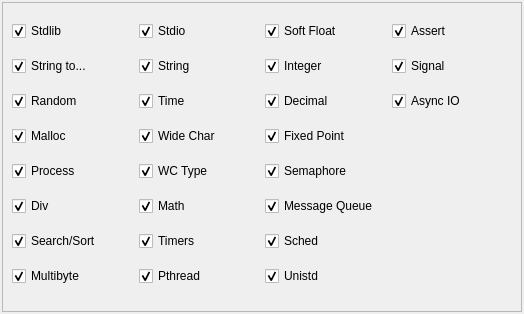
<?xml version="1.0" encoding="UTF-8"?>
<ui version="4.0">
 <class>KernelBuilderFeatures</class>
 <widget class="QWidget" name="KernelBuilderFeatures">
  <property name="geometry">
   <rect>
    <x>0</x>
    <y>0</y>
    <width>524</width>
    <height>314</height>
   </rect>
  </property>
  <property name="sizePolicy">
   <sizepolicy hsizetype="Preferred" vsizetype="Preferred">
    <horstretch>0</horstretch>
    <verstretch>0</verstretch>
   </sizepolicy>
  </property>
  <property name="minimumSize">
   <size>
    <width>0</width>
    <height>0</height>
   </size>
  </property>
  <property name="windowTitle">
   <string>Kernel Features</string>
  </property>
  <layout class="QGridLayout" name="gridLayout_2">
   <property name="margin">
    <number>2</number>
   </property>
   <item row="0" column="0">
    <widget class="QScrollArea" name="scrollArea">
     <property name="widgetResizable">
      <bool>true</bool>
     </property>
     <widget class="QWidget" name="scrollAreaWidgetContents">
      <property name="geometry">
       <rect>
        <x>0</x>
        <y>0</y>
        <width>518</width>
        <height>308</height>
       </rect>
      </property>
      <layout class="QGridLayout" name="gridLayout">
       <item row="0" column="0">
        <widget class="QCheckBox" name="standardCStdlib">
         <property name="text">
          <string>Stdlib</string>
         </property>
         <property name="checked">
          <bool>true</bool>
         </property>
        </widget>
       </item>
       <item row="0" column="1">
        <widget class="QCheckBox" name="standardCStdio">
         <property name="text">
          <string>Stdio</string>
         </property>
         <property name="checked">
          <bool>true</bool>
         </property>
        </widget>
       </item>
       <item row="0" column="2">
        <widget class="QCheckBox" name="softFloat">
         <property name="text">
          <string>Soft Float</string>
         </property>
         <property name="checked">
          <bool>true</bool>
         </property>
        </widget>
       </item>
       <item row="1" column="0">
        <widget class="QCheckBox" name="standardCStringTo">
         <property name="text">
          <string>String to...</string>
         </property>
         <property name="checked">
          <bool>true</bool>
         </property>
        </widget>
       </item>
       <item row="1" column="1">
        <widget class="QCheckBox" name="standardCString">
         <property name="text">
          <string>String</string>
         </property>
         <property name="checked">
          <bool>true</bool>
         </property>
        </widget>
       </item>
       <item row="1" column="2">
        <widget class="QCheckBox" name="integers">
         <property name="text">
          <string>Integer</string>
         </property>
         <property name="checked">
          <bool>true</bool>
         </property>
        </widget>
       </item>
       <item row="2" column="0">
        <widget class="QCheckBox" name="standardCRandom">
         <property name="text">
          <string>Random</string>
         </property>
         <property name="checked">
          <bool>true</bool>
         </property>
        </widget>
       </item>
       <item row="2" column="1">
        <widget class="QCheckBox" name="standardCTime">
         <property name="text">
          <string>Time</string>
         </property>
         <property name="checked">
          <bool>true</bool>
         </property>
        </widget>
       </item>
       <item row="2" column="2">
        <widget class="QCheckBox" name="decimal">
         <property name="text">
          <string>Decimal</string>
         </property>
         <property name="checked">
          <bool>true</bool>
         </property>
        </widget>
       </item>
       <item row="3" column="0">
        <widget class="QCheckBox" name="standardCMalloc">
         <property name="text">
          <string>Malloc</string>
         </property>
         <property name="checked">
          <bool>true</bool>
         </property>
        </widget>
       </item>
       <item row="3" column="1">
        <widget class="QCheckBox" name="standardCWideChar">
         <property name="text">
          <string>Wide Char</string>
         </property>
         <property name="checked">
          <bool>true</bool>
         </property>
        </widget>
       </item>
       <item row="3" column="2">
        <widget class="QCheckBox" name="fixedPoint">
         <property name="text">
          <string>Fixed Point</string>
         </property>
         <property name="checked">
          <bool>true</bool>
         </property>
        </widget>
       </item>
       <item row="4" column="0">
        <widget class="QCheckBox" name="standardCProcess">
         <property name="text">
          <string>Process</string>
         </property>
         <property name="checked">
          <bool>true</bool>
         </property>
        </widget>
       </item>
       <item row="4" column="1">
        <widget class="QCheckBox" name="standardCWCType">
         <property name="text">
          <string>WC Type</string>
         </property>
         <property name="checked">
          <bool>true</bool>
         </property>
        </widget>
       </item>
       <item row="5" column="0">
        <widget class="QCheckBox" name="standardCDiv">
         <property name="text">
          <string>Div</string>
         </property>
         <property name="checked">
          <bool>true</bool>
         </property>
        </widget>
       </item>
       <item row="5" column="1">
        <widget class="QCheckBox" name="standardCMath">
         <property name="text">
          <string>Math</string>
         </property>
         <property name="checked">
          <bool>true</bool>
         </property>
        </widget>
       </item>
       <item row="6" column="0">
        <widget class="QCheckBox" name="standardCSearch">
         <property name="text">
          <string>Search/Sort</string>
         </property>
         <property name="checked">
          <bool>true</bool>
         </property>
        </widget>
       </item>
       <item row="6" column="1">
        <widget class="QCheckBox" name="posixTimers">
         <property name="text">
          <string>Timers</string>
         </property>
         <property name="checked">
          <bool>true</bool>
         </property>
        </widget>
       </item>
       <item row="7" column="0">
        <widget class="QCheckBox" name="standardCMultibyte">
         <property name="text">
          <string>Multibyte</string>
         </property>
         <property name="checked">
          <bool>true</bool>
         </property>
        </widget>
       </item>
       <item row="7" column="1">
        <widget class="QCheckBox" name="posixPthread">
         <property name="text">
          <string>Pthread</string>
         </property>
         <property name="checked">
          <bool>true</bool>
         </property>
        </widget>
       </item>
       <item row="4" column="2">
        <widget class="QCheckBox" name="posixSemaphore">
         <property name="text">
          <string>Semaphore</string>
         </property>
         <property name="checked">
          <bool>true</bool>
         </property>
        </widget>
       </item>
       <item row="5" column="2">
        <widget class="QCheckBox" name="posixMessageQueue">
         <property name="text">
          <string>Message Queue</string>
         </property>
         <property name="checked">
          <bool>true</bool>
         </property>
        </widget>
       </item>
       <item row="6" column="2">
        <widget class="QCheckBox" name="posixSched">
         <property name="text">
          <string>Sched</string>
         </property>
         <property name="checked">
          <bool>true</bool>
         </property>
        </widget>
       </item>
       <item row="7" column="2">
        <widget class="QCheckBox" name="posixUnistd">
         <property name="text">
          <string>Unistd</string>
         </property>
         <property name="checked">
          <bool>true</bool>
         </property>
        </widget>
       </item>
       <item row="0" column="3">
        <widget class="QCheckBox" name="standardCAssert">
         <property name="text">
          <string>Assert</string>
         </property>
         <property name="checked">
          <bool>true</bool>
         </property>
        </widget>
       </item>
       <item row="1" column="3">
        <widget class="QCheckBox" name="posixSignal">
         <property name="text">
          <string>Signal</string>
         </property>
         <property name="checked">
          <bool>true</bool>
         </property>
        </widget>
       </item>
       <item row="2" column="3">
        <widget class="QCheckBox" name="posixAio">
         <property name="text">
          <string>Async IO</string>
         </property>
         <property name="checked">
          <bool>true</bool>
         </property>
        </widget>
       </item>
      </layout>
     </widget>
    </widget>
   </item>
  </layout>
 </widget>
 <resources/>
 <connections/>
</ui>
